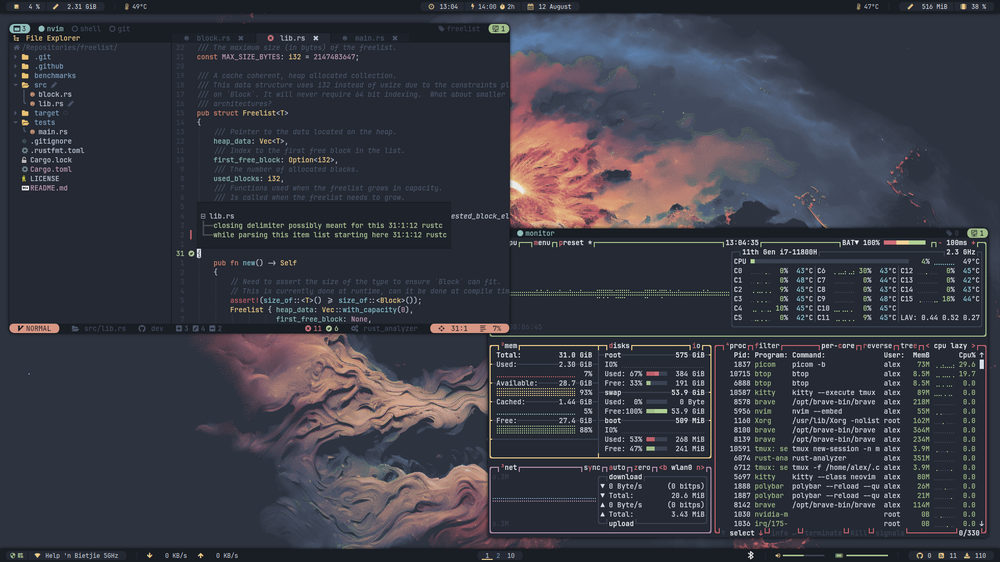
#> input picture input/nordic.png, 1000 x 562 px, shrunk from 1920 x 1080 before the run, found by its file name
$ python generate_palette.py
#> lines starting #> are read from the running program, lines starting #| are printed output that depends on the picture
from PIL import Image
import numpy as np
from sklearn.cluster import KMeans
import matplotlib.pyplot as plt
import colorsys


def sort_by_hue(rgb_list):
    """
    Sort a list of RGB colors based on their hue values.

    :param rgb_list: List of RGB colors represented as tuples (R, G, B).
    :return: List of RGB colors sorted by hue value.
    """
    # Define a custom sorting key based on hue value
    def hue_key(rgb_color):
        # Convert RGB to HSV and return hue value
        hsv = colorsys.rgb_to_hsv(
            rgb_color[0] / 255.0, rgb_color[1] / 255.0, rgb_color[2] / 255.0)
        return hsv[0]

    # Sort the list of RGB colors based on hue key
    sorted_colors = sorted(rgb_list, key=hue_key)

    return sorted_colors


def generate_palette(image_path, num_colors=15):
    # Load the image
#> called with image_path = 'nordic.png', num_colors = 15
    image = Image.open(image_path)
#> image is the input picture: PIL image 1000x562 RGB; mean R, G, B 56.7, 58.2, 67.6

    # Convert the image into numpy array
    image_np = np.array(image)

    # Reshape the array to 2D array
    pixels = image_np.reshape(-1, 3)
    for i, channels in enumerate(pixels):
        if (max(channels) - min(channels)) < 20:
            pixels[i] = [0, 0, 0]

    # Apply KMeans clustering to find dominant colors
    kmeans = KMeans(n_clusters=num_colors)
    kmeans.fit(pixels)

    # Get the cluster centers
    colors = kmeans.cluster_centers_

    # Convert the colors to integer values
    colors = colors.astype(int)
    return sort_by_hue(colors)
    # [7 lines of commented-out code are left out]


def plot_palette(colors):
    # Create a color palette image
    palette = np.zeros((50, len(colors)*50, 3), dtype=np.uint8)

    # Fill the palette with each color
    for i, color in enumerate(colors):
        palette[:, i*50:(i+1)*50] = color

    # Display the palette
    plt.imshow(palette)
    plt.axis('off')
    plt.show()
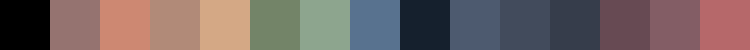
#> shown: shape (50, 750, 3); mean R, G, B 114.7, 99.8, 98.7


# Example usage
# Replace 'your_image.jpg' with the path to your image file
image_path = 'nordic.png'
num_colors = 15  # Number of colors in the palette

# Generate palette and plot it
palette = generate_palette(image_path, num_colors)
print("Generated Color Palette:")
print(palette)
plot_palette(palette)

$ run again, with input/your_image.png copied over input/nordic.png
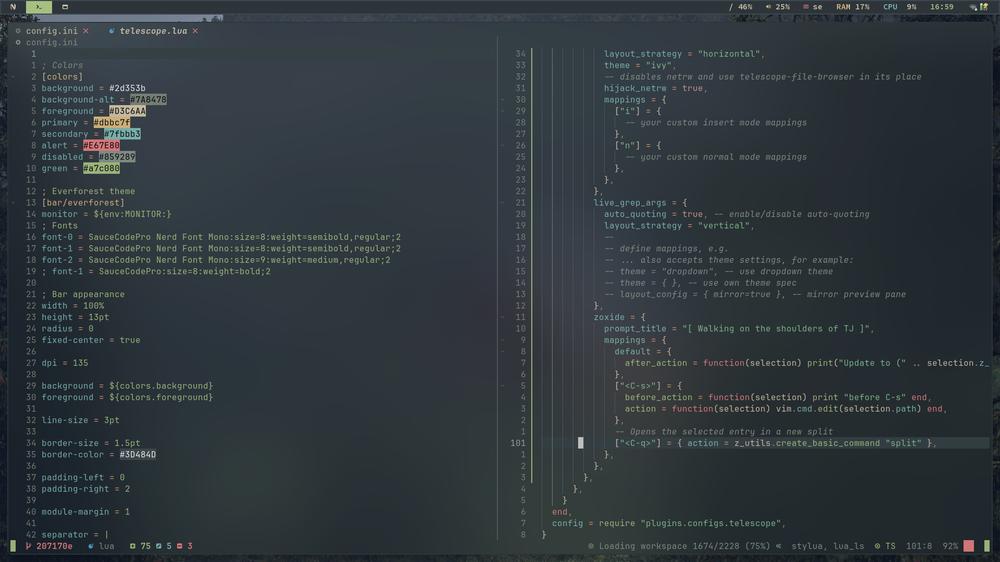
#> input picture input/your_image.png, 1000 x 562 px, shrunk from 1920 x 1080 before the run, found by its file name
#> in generate_palette, image is the input picture: PIL image 1000x562 RGB; mean R, G, B 47.2, 55.6, 60.4
#> the loop in generate_palette, `for i, channels in enumerate(pixels):` made 562000 passes
#> channels on passes 1 to 3: [61, 72, 77], [61, 71, 77], [61, 71, 76]
#> in plot_palette, `plt.show()`:
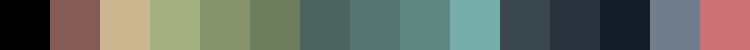
#> shown: shape (50, 750, 3); mean R, G, B 103.6, 109.2, 100.4
